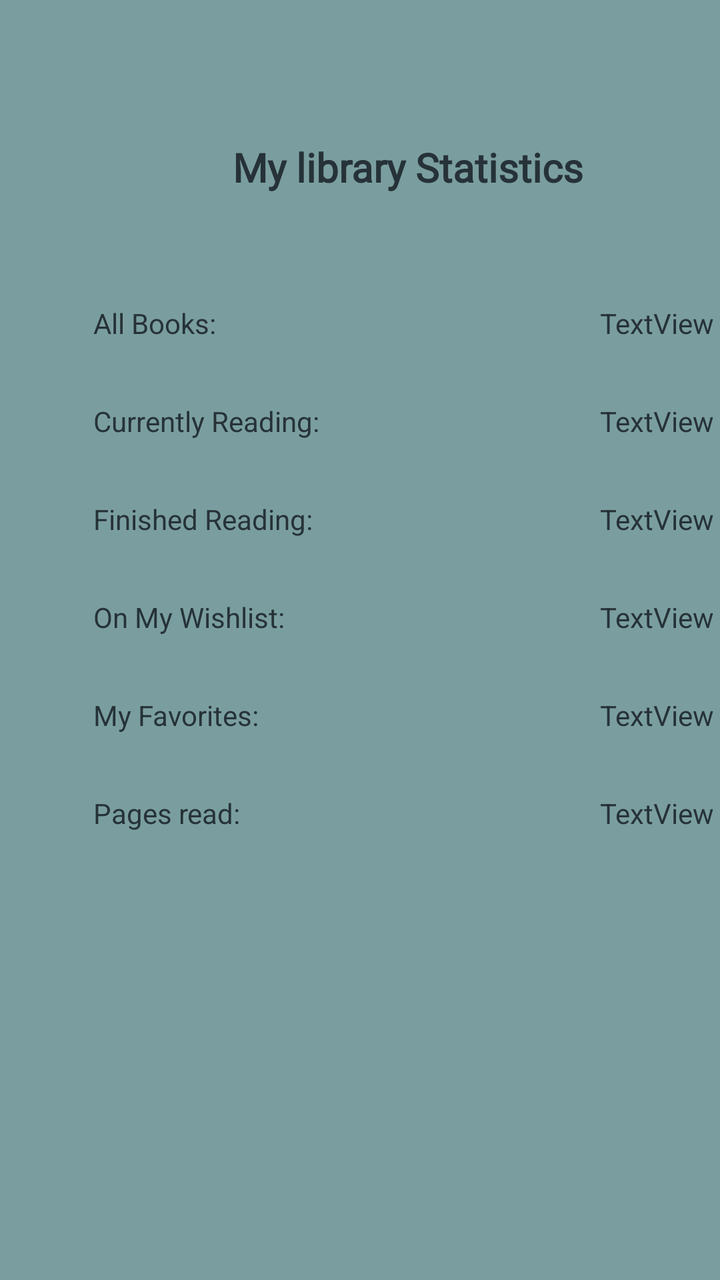
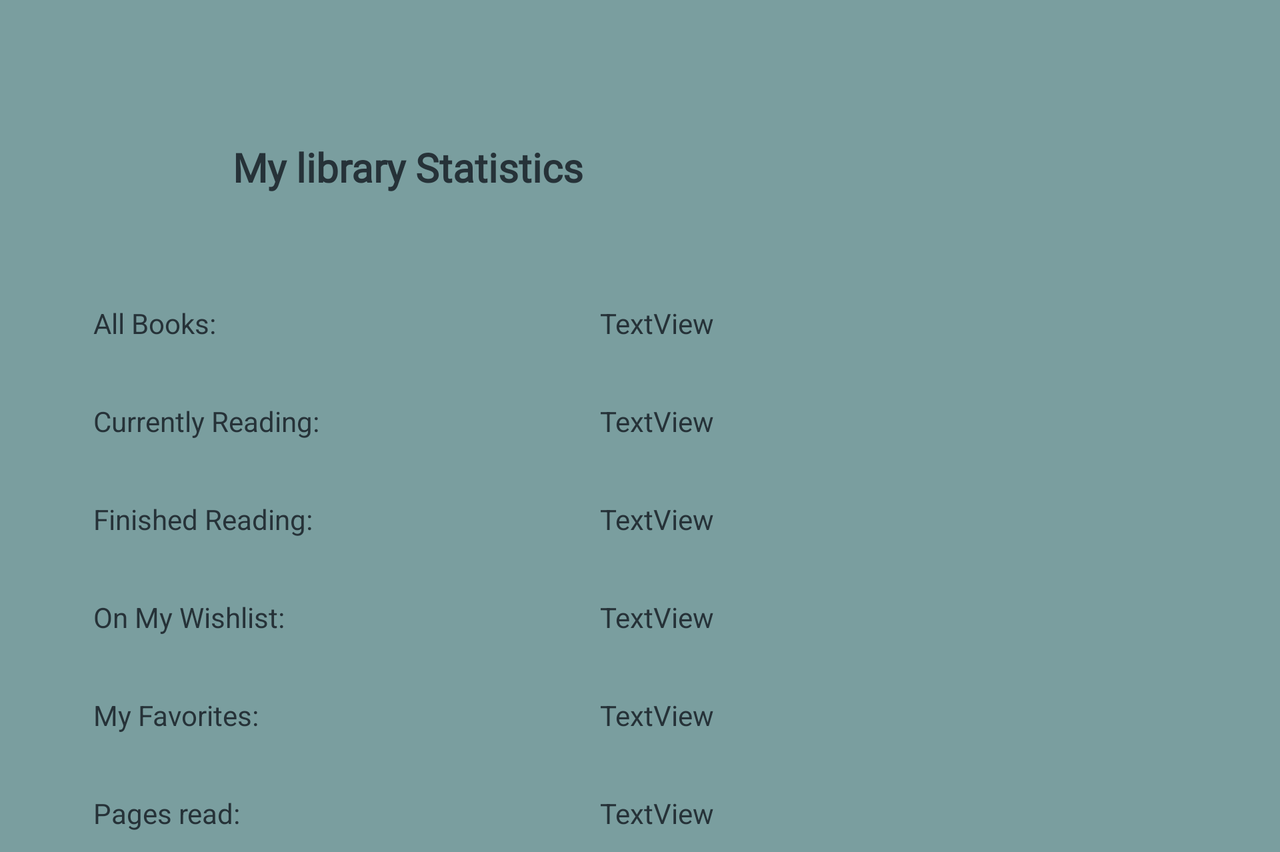

An Android layout and its configuration variant, each rendered on a device that would load it. The default file and the variant file are quoted in full after the pictures.
<!-- AndroidManifest.xml: application theme Theme.My_Library -->
<!-- res/layout/activity_statistic.xml -->
<?xml version="1.0" encoding="utf-8"?>
<androidx.constraintlayout.widget.ConstraintLayout xmlns:android="http://schemas.android.com/apk/res/android"
    xmlns:app="http://schemas.android.com/apk/res-auto"
    xmlns:tools="http://schemas.android.com/tools"
    android:layout_width="match_parent"
    android:layout_height="match_parent"
    tools:context="com.sirajsaleem.my_library.StatisticActivity">

    <TextView
        android:id="@+id/allBooksTxt"
        android:layout_width="wrap_content"
        android:layout_height="wrap_content"
        android:layout_marginTop="55dp"
        android:text="@string/all_books_with_colon"
        android:textColor="@color/metalic_black"
        app:layout_constraintEnd_toStartOf="@+id/guideline9"
        app:layout_constraintTop_toBottomOf="@+id/statsTitle" />

    <TextView
        android:id="@+id/allBooksNum"
        android:layout_width="wrap_content"
        android:layout_height="wrap_content"
        android:layout_marginTop="55dp"
        android:text="@string/textview"
        android:textColor="@color/metalic_black"
        app:layout_constraintStart_toStartOf="@+id/guideline6"
        app:layout_constraintTop_toBottomOf="@+id/statsTitle" />

    <TextView
        android:id="@+id/currentlyReadingTxt"
        android:layout_width="wrap_content"
        android:layout_height="wrap_content"
        android:layout_marginTop="30dp"
        android:text="@string/currently_reading_with_colon"
        android:textColor="@color/metalic_black"
        app:layout_constraintStart_toStartOf="@+id/allBooksTxt"
        app:layout_constraintTop_toBottomOf="@+id/allBooksTxt" />

    <TextView
        android:id="@+id/currentlyReadingNum"
        android:layout_width="wrap_content"
        android:layout_height="wrap_content"
        android:layout_marginTop="30dp"
        android:text="@string/textview"
        android:textColor="@color/metalic_black"
        app:layout_constraintStart_toStartOf="@+id/guideline6"
        app:layout_constraintTop_toBottomOf="@+id/allBooksNum" />

    <TextView
        android:id="@+id/alreadyReadTxt"
        android:layout_width="wrap_content"
        android:layout_height="wrap_content"
        android:layout_marginTop="30dp"
        android:text="@string/finished_reading_with_colon"
        android:textColor="@color/metalic_black"
        app:layout_constraintStart_toStartOf="@+id/currentlyReadingTxt"
        app:layout_constraintTop_toBottomOf="@+id/currentlyReadingTxt" />

    <TextView
        android:id="@+id/alreadyReadNum"
        android:layout_width="wrap_content"
        android:layout_height="wrap_content"
        android:layout_marginTop="30dp"
        android:text="@string/textview"
        android:textColor="@color/metalic_black"
        app:layout_constraintStart_toStartOf="@+id/guideline6"
        app:layout_constraintTop_toBottomOf="@+id/currentlyReadingNum" />

    <TextView
        android:id="@+id/myWishListTxt"
        android:layout_width="wrap_content"
        android:layout_height="wrap_content"
        android:layout_marginTop="30dp"
        android:text="@string/on_my_wishlist_with_colon"
        android:textColor="@color/metalic_black"
        app:layout_constraintStart_toStartOf="@+id/alreadyReadTxt"
        app:layout_constraintTop_toBottomOf="@+id/alreadyReadTxt" />

    <TextView
        android:id="@+id/myWishListNum"
        android:layout_width="wrap_content"
        android:layout_height="wrap_content"
        android:layout_marginTop="30dp"
        android:text="@string/textview"
        android:textColor="@color/metalic_black"
        app:layout_constraintStart_toStartOf="@+id/guideline6"
        app:layout_constraintTop_toBottomOf="@+id/alreadyReadNum" />

    <TextView
        android:id="@+id/myFavTxt"
        android:layout_width="wrap_content"
        android:layout_height="wrap_content"
        android:layout_marginTop="30dp"
        android:text="@string/my_favorites_with_colon"
        android:textColor="@color/metalic_black"
        app:layout_constraintStart_toStartOf="@+id/myWishListTxt"
        app:layout_constraintTop_toBottomOf="@+id/myWishListTxt" />

    <TextView
        android:id="@+id/myFavNum"
        android:layout_width="wrap_content"
        android:layout_height="wrap_content"
        android:layout_marginTop="30dp"
        android:text="@string/textview"
        android:textColor="@color/metalic_black"
        app:layout_constraintStart_toStartOf="@+id/guideline6"
        app:layout_constraintTop_toBottomOf="@+id/myWishListNum" />

    <TextView
        android:id="@+id/pagesReadTxt"
        android:layout_width="wrap_content"
        android:layout_height="wrap_content"
        android:layout_marginTop="30dp"
        android:text="@string/pages_read_with_colon"
        android:textColor="@color/metalic_black"
        app:layout_constraintStart_toStartOf="@+id/myFavTxt"
        app:layout_constraintTop_toBottomOf="@+id/myFavTxt" />

    <TextView
        android:id="@+id/pagesReadNum"
        android:layout_width="wrap_content"
        android:layout_height="wrap_content"
        android:layout_marginTop="30dp"
        android:text="@string/textview"
        android:textColor="@color/metalic_black"
        app:layout_constraintStart_toStartOf="@+id/guideline6"
        app:layout_constraintTop_toBottomOf="@+id/myFavNum" />

    <TextView
        android:id="@+id/statsTitle"
        android:layout_width="wrap_content"
        android:layout_height="wrap_content"
        android:layout_marginTop="70dp"
        android:fontFamily="@font/lemon"
        android:text="@string/my_library_statistics"
        android:textColor="@color/metalic_black"
        android:textSize="20sp"
        android:textStyle="bold"
        app:layout_constraintEnd_toStartOf="@+id/guideline6"
        app:layout_constraintStart_toStartOf="@+id/guideline9"
        app:layout_constraintTop_toTopOf="parent" />

    <androidx.constraintlayout.widget.Guideline
        android:id="@+id/guideline6"
        android:layout_width="wrap_content"
        android:layout_height="wrap_content"
        android:orientation="vertical"
        app:layout_constraintGuide_begin="300dp" />

    <androidx.constraintlayout.widget.Guideline
        android:id="@+id/guideline9"
        android:layout_width="wrap_content"
        android:layout_height="wrap_content"
        android:orientation="vertical"
        app:layout_constraintGuide_begin="108dp" />
</androidx.constraintlayout.widget.ConstraintLayout>
<!-- resources referenced by this layout -->
<resources>
  <color name="metalic_black">#263238</color>
  <string name="all_books_with_colon">All Books:</string>
  <string name="currently_reading_with_colon">Currently Reading:</string>
  <string name="finished_reading_with_colon">Finished Reading:</string>
  <string name="my_favorites_with_colon">My Favorites:</string>
  <string name="my_library_statistics">My library Statistics</string>
  <string name="on_my_wishlist_with_colon">On My Wishlist:</string>
  <string name="pages_read_with_colon">Pages read:</string>
  <string name="textview">TextView</string>
  <style name="Theme.My_Library" parent="Theme.MaterialComponents.Light">
          
          <item name="colorPrimary">@color/purple_500</item>
          <item name="colorPrimaryVariant">@color/purple_700</item>
          <item name="colorOnPrimary">@color/white</item>
          
          <item name="colorSecondary">@color/deep_taupe</item>
          <item name="colorSecondaryVariant">@color/teal_700</item>
          <item name="colorOnSecondary">@color/black</item>
          
          <item name="android:statusBarColor">?attr/colorPrimaryVariant</item>
          
          
          <item name="android:windowAnimationStyle">@style/CustomAnimation</item>
          <item name="android:windowBackground">@color/cadetBlue</item>
      </style>
  <color name="purple_500">#FF6200EE</color>
  <color name="purple_700">#FF3700B3</color>
  <color name="white">#FFFFFFFF</color>
  <color name="deep_taupe">#7A6263</color>
  <color name="teal_700">#FF018786</color>
  <color name="black">#FF000000</color>
  <style name="CustomAnimation">
          <item name="android:activityOpenEnterAnimation">@anim/slide_in</item>
          <item name="android:activityOpenExitAnimation">@anim/slide_out</item>
          <item name="android:activityCloseEnterAnimation">@anim/slide_out</item>
          <item name="android:activityCloseExitAnimation">@anim/slide_in</item>
          <item name="android:windowEnterAnimation">@anim/slide_up</item>
          <item name="android:windowExitAnimation">@anim/slide_down</item>
      </style>
  <color name="cadetBlue">#7A9E9F</color>
</resources>
<!-- res/layout-land/activity_statistic.xml (the repository's variant of the layout above) -->
<!-- drawn on the phone turned sideways -->
<?xml version="1.0" encoding="utf-8"?>
<ScrollView xmlns:android="http://schemas.android.com/apk/res/android"
    xmlns:app="http://schemas.android.com/apk/res-auto"
    xmlns:tools="http://schemas.android.com/tools"
    android:layout_width="match_parent"
    android:layout_height="match_parent">

    <androidx.constraintlayout.widget.ConstraintLayout
        android:layout_width="match_parent"
        android:layout_height="wrap_content"
        tools:context="com.sirajsaleem.my_library.StatisticActivity">

        <TextView
            android:id="@+id/allBooksTxt"
            android:layout_width="wrap_content"
            android:layout_height="wrap_content"
            android:layout_marginTop="55dp"
            android:text="@string/all_books_with_colon"
            android:textColor="@color/metalic_black"
            app:layout_constraintEnd_toStartOf="@+id/guideline9"
            app:layout_constraintTop_toBottomOf="@+id/statsTitle" />

        <TextView
            android:id="@+id/allBooksNum"
            android:layout_width="wrap_content"
            android:layout_height="wrap_content"
            android:layout_marginTop="55dp"
            android:text="@string/textview"
            android:textColor="@color/metalic_black"
            app:layout_constraintStart_toStartOf="@+id/guideline6"
            app:layout_constraintTop_toBottomOf="@+id/statsTitle" />

        <TextView
            android:id="@+id/currentlyReadingTxt"
            android:layout_width="wrap_content"
            android:layout_height="wrap_content"
            android:layout_marginTop="30dp"
            android:text="@string/currently_reading_with_colon"
            android:textColor="@color/metalic_black"
            app:layout_constraintStart_toStartOf="@+id/allBooksTxt"
            app:layout_constraintTop_toBottomOf="@+id/allBooksTxt" />

        <TextView
            android:id="@+id/currentlyReadingNum"
            android:layout_width="wrap_content"
            android:layout_height="wrap_content"
            android:layout_marginTop="30dp"
            android:text="@string/textview"
            android:textColor="@color/metalic_black"
            app:layout_constraintStart_toStartOf="@+id/guideline6"
            app:layout_constraintTop_toBottomOf="@+id/allBooksNum" />

        <TextView
            android:id="@+id/alreadyReadTxt"
            android:layout_width="wrap_content"
            android:layout_height="wrap_content"
            android:layout_marginTop="30dp"
            android:text="@string/finished_reading_with_colon"
            android:textColor="@color/metalic_black"
            app:layout_constraintStart_toStartOf="@+id/currentlyReadingTxt"
            app:layout_constraintTop_toBottomOf="@+id/currentlyReadingTxt" />

        <TextView
            android:id="@+id/alreadyReadNum"
            android:layout_width="wrap_content"
            android:layout_height="wrap_content"
            android:layout_marginTop="30dp"
            android:text="@string/textview"
            android:textColor="@color/metalic_black"
            app:layout_constraintStart_toStartOf="@+id/guideline6"
            app:layout_constraintTop_toBottomOf="@+id/currentlyReadingNum" />

        <TextView
            android:id="@+id/myWishListTxt"
            android:layout_width="wrap_content"
            android:layout_height="wrap_content"
            android:layout_marginTop="30dp"
            android:text="@string/on_my_wishlist_with_colon"
            android:textColor="@color/metalic_black"
            app:layout_constraintStart_toStartOf="@+id/alreadyReadTxt"
            app:layout_constraintTop_toBottomOf="@+id/alreadyReadTxt" />

        <TextView
            android:id="@+id/myWishListNum"
            android:layout_width="wrap_content"
            android:layout_height="wrap_content"
            android:layout_marginTop="30dp"
            android:text="@string/textview"
            android:textColor="@color/metalic_black"
            app:layout_constraintStart_toStartOf="@+id/guideline6"
            app:layout_constraintTop_toBottomOf="@+id/alreadyReadNum" />

        <TextView
            android:id="@+id/myFavTxt"
            android:layout_width="wrap_content"
            android:layout_height="wrap_content"
            android:layout_marginTop="30dp"
            android:text="@string/my_favorites_with_colon"
            android:textColor="@color/metalic_black"
            app:layout_constraintStart_toStartOf="@+id/myWishListTxt"
            app:layout_constraintTop_toBottomOf="@+id/myWishListTxt" />

        <TextView
            android:id="@+id/myFavNum"
            android:layout_width="wrap_content"
            android:layout_height="wrap_content"
            android:layout_marginTop="30dp"
            android:text="@string/textview"
            android:textColor="@color/metalic_black"
            app:layout_constraintStart_toStartOf="@+id/guideline6"
            app:layout_constraintTop_toBottomOf="@+id/myWishListNum" />

        <TextView
            android:id="@+id/pagesReadTxt"
            android:layout_width="wrap_content"
            android:layout_height="wrap_content"
            android:layout_marginTop="30dp"
            android:layout_marginBottom="10dp"
            android:text="@string/pages_read_with_colon"
            android:textColor="@color/metalic_black"
            app:layout_constraintBottom_toBottomOf="parent"
            app:layout_constraintStart_toStartOf="@+id/myFavTxt"
            app:layout_constraintTop_toBottomOf="@+id/myFavTxt" />

        <TextView
            android:id="@+id/pagesReadNum"
            android:layout_width="wrap_content"
            android:layout_height="wrap_content"
            android:layout_marginTop="30dp"
            android:layout_marginBottom="10dp"
            android:text="@string/textview"
            android:textColor="@color/metalic_black"
            app:layout_constraintBottom_toBottomOf="parent"
            app:layout_constraintStart_toStartOf="@+id/guideline6"
            app:layout_constraintTop_toBottomOf="@+id/myFavNum" />

        <TextView
            android:id="@+id/statsTitle"
            android:layout_width="wrap_content"
            android:layout_height="wrap_content"
            android:layout_marginTop="70dp"
            android:fontFamily="@font/lemon"
            android:text="@string/my_library_statistics"
            android:textColor="@color/metalic_black"
            android:textSize="20sp"
            android:textStyle="bold"
            app:layout_constraintEnd_toStartOf="@+id/guideline6"
            app:layout_constraintStart_toStartOf="@+id/guideline9"
            app:layout_constraintTop_toTopOf="parent" />

        <androidx.constraintlayout.widget.Guideline
            android:id="@+id/guideline6"
            android:layout_width="wrap_content"
            android:layout_height="wrap_content"
            android:orientation="vertical"
            app:layout_constraintGuide_begin="300dp" />

        <androidx.constraintlayout.widget.Guideline
            android:id="@+id/guideline9"
            android:layout_width="wrap_content"
            android:layout_height="wrap_content"
            android:orientation="vertical"
            app:layout_constraintGuide_begin="108dp" />
    </androidx.constraintlayout.widget.ConstraintLayout>
</ScrollView>
